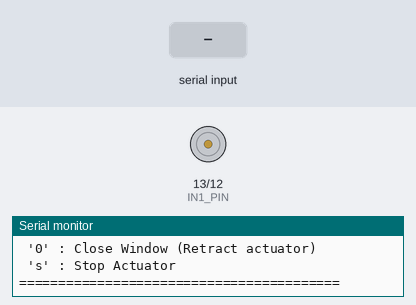
The sketch below on a simulated Arduino Uno, built with avr-gcc and run on an emulated ATmega328P. Parts: motor-driver pin pairs drawn as motors (green arrow = first pin HIGH = forward, orange = second pin HIGH = backward, longer = more drive, scaled by the enable pin), the last lines printed to the serial monitor. The inputs (shaded band) are chosen by the test bench.

Above: at 1.2 s.
1.3 s: "1\n" received over Serial
At 2.0 s:
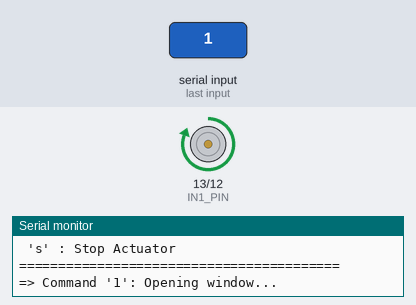
2.8 s: byte 48 ('0') received over Serial
At 3.2 s:
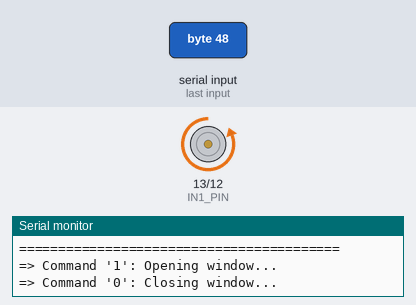
4.3 s: byte 115 ('s') received over Serial
At 5.5 s:
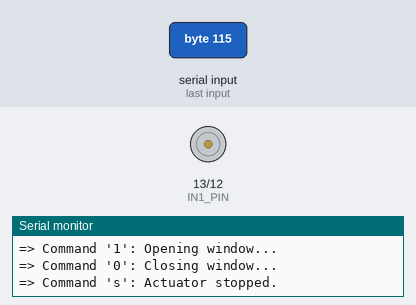
7.3 s: "0\n" received over Serial
At 7.8 s:
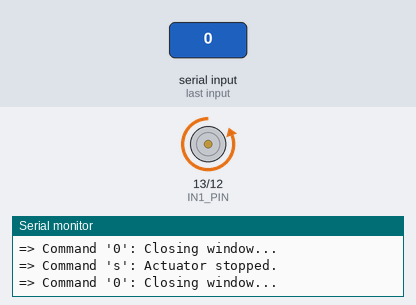
8.8 s: "s\n" received over Serial
At 10.1 s:
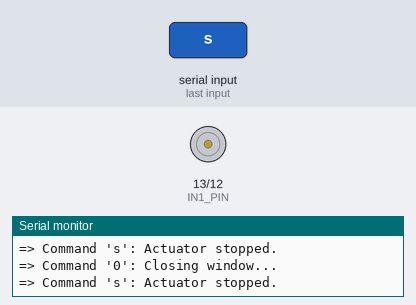
Timing chart, 0 to 11.3 s (numbered marks = the images above; inputs shaded):
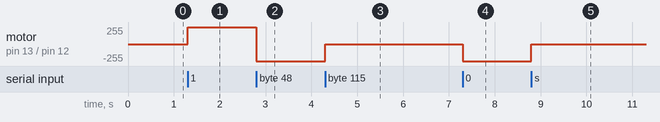

Measured:
- after the input at 1.3 s, motor on pin 13 (IN1_PIN) / pin 12 (IN2_PIN): stopped → forward 255/255 at once
- after the input at 2.8 s, motor on pin 13 (IN1_PIN) / pin 12 (IN2_PIN): forward 255/255 → backward 255/255 at once
- after the input at 4.3 s, motor on pin 13 (IN1_PIN) / pin 12 (IN2_PIN): backward 255/255 → stopped at once
- after the input at 7.3 s, motor on pin 13 (IN1_PIN) / pin 12 (IN2_PIN): stopped → backward 255/255 at once
- after the input at 8.8 s, motor on pin 13 (IN1_PIN) / pin 12 (IN2_PIN): backward 255/255 → stopped at once

The sketch:

test_window_l298n.ino
```cpp
// Window Actuator Control using L298N Motor Driver
// Actuator type: Linear Actuator (DC Motor)

// Pin Definitions
#define ENA_PIN 11  // PWM pin for speed control (Enable A)
#define IN1_PIN 13  // Direction 1
#define IN2_PIN 12  // Direction 2

void setup() {
  Serial.begin(115200);

  // Configure pins as OUTPUT
  pinMode(ENA_PIN, OUTPUT);
  pinMode(IN1_PIN, OUTPUT);
  pinMode(IN2_PIN, OUTPUT);

  // Initial state: Motor stopped
  stopActuator();

  Serial.println("=========================================");
  Serial.println("Window Actuator (L298N) Control Test");
  Serial.println("Pins: ENA=D11, IN1=D13, IN2=D12");
  Serial.println("Commands:");
  Serial.println(" '1' : Open Window (Extend actuator)");
  Serial.println(" '0' : Close Window (Retract actuator)");
  Serial.println(" 's' : Stop Actuator");
  Serial.println("=========================================");
}

void loop() {
  if (Serial.available() > 0) {
    char cmd = Serial.read();

    // Ignore whitespace and newlines
    if (cmd == '\n' || cmd == '\r' || cmd == ' ') return;

    if (cmd == '1') {
      openWindow();
      Serial.println("=> Command '1': Opening window...");
    }
    else if (cmd == '0') {
      closeWindow();
      Serial.println("=> Command '0': Closing window...");
    }
    else if (cmd == 's' || cmd == 'S') {
      stopActuator();
      Serial.println("=> Command 's': Actuator stopped.");
    }
    else {
      Serial.print("Unknown command: ");
      Serial.println(cmd);
    }
  }
}

// Function to open the window (extend linear actuator)
void openWindow() {
  digitalWrite(IN1_PIN, HIGH);
  digitalWrite(IN2_PIN, LOW);
  analogWrite(ENA_PIN, 255); // Full speed
}

// Function to close the window (retract linear actuator)
void closeWindow() {
  digitalWrite(IN1_PIN, LOW);
  digitalWrite(IN2_PIN, HIGH);
  analogWrite(ENA_PIN, 255); // Full speed
}

// Function to stop the motor
void stopActuator() {
  digitalWrite(IN1_PIN, LOW);
  digitalWrite(IN2_PIN, LOW);
  analogWrite(ENA_PIN, 0);   // Disable output
}
```

test_pump_pwm.ino
```cpp

```
